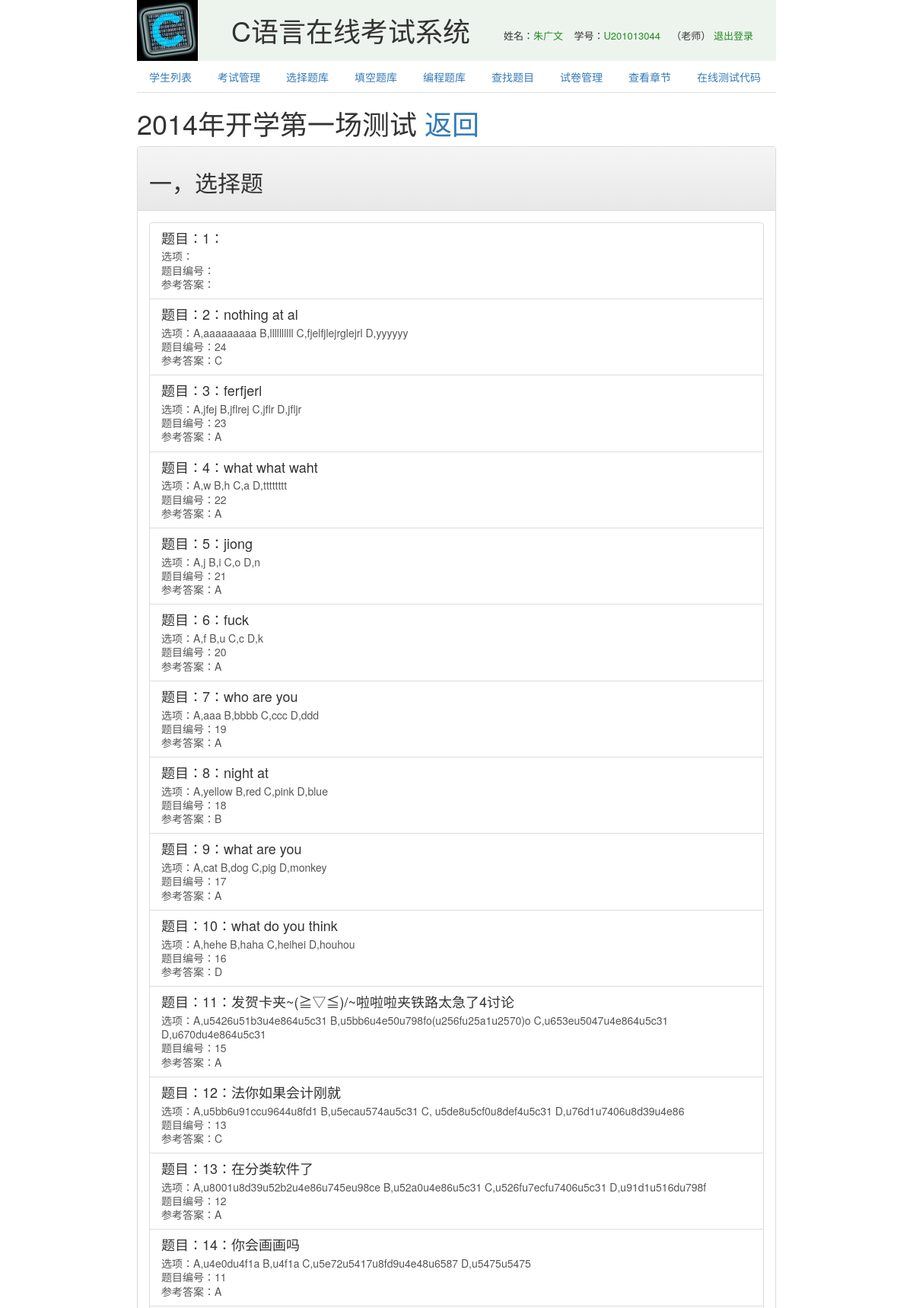
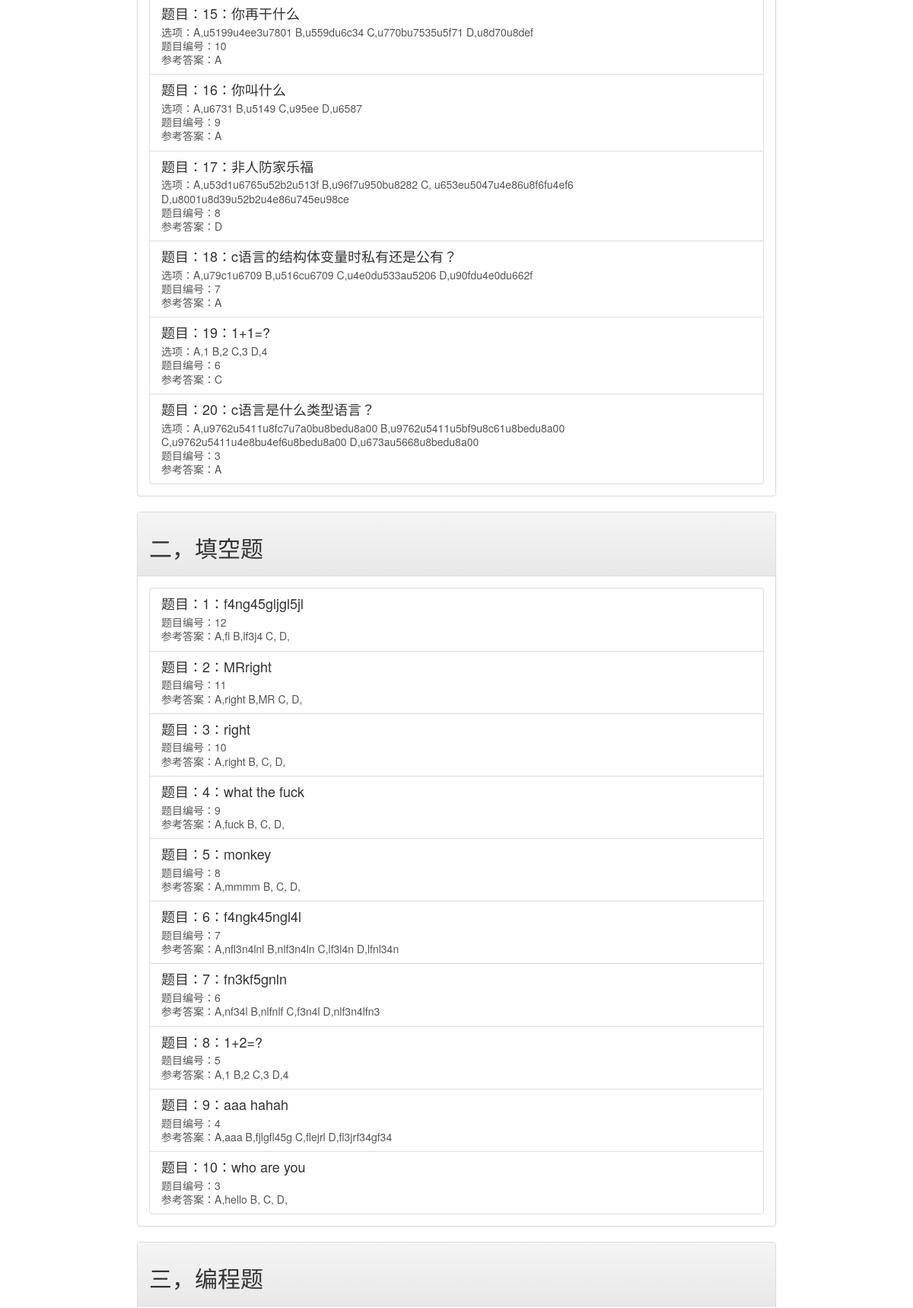
/view/paper.html.php?paper=3 (signed in, upper part), run on the app's committed database (2 pictures, top to bottom).
### tables this page shows
CREATE TABLE `paper` (
  `id` int(11) NOT NULL AUTO_INCREMENT,
  `user` int(11) NOT NULL,
  `name` varchar(100) NOT NULL,
  `difficulty` int(11) NOT NULL,
  `paper` varchar(500) NOT NULL,
  PRIMARY KEY (`id`)
);

CREATE TABLE `choose` (
  `id` int(11) NOT NULL AUTO_INCREMENT,
  `content` varchar(500) NOT NULL,
  `choice` varchar(500) NOT NULL,
  `answer` char(1) NOT NULL,
  `chapter` varchar(200) NOT NULL,
  `difficulty` int(11) NOT NULL,
  `tag` varchar(500) DEFAULT NULL,
  PRIMARY KEY (`id`)
);

CREATE TABLE `fill` (
  `id` int(11) NOT NULL AUTO_INCREMENT,
  `content` varchar(500) NOT NULL,
  `answer` varchar(500) NOT NULL,
  `chapter` varchar(100) NOT NULL,
  `difficulty` int(11) NOT NULL,
  `tag` varchar(500) DEFAULT NULL,
  PRIMARY KEY (`id`)
);

### lib/mysql.php (called while the page is built, shortened)
<?php
class Mysql{
    private static $instance = null;
    private $conn = null;
    public function __construct(){
        $this->conn = mysql_connect("127.0.0.1", "root", "");
    }
    public static function getDB(){
        if(self::$instance == NULL)  self::$instance = new Mysql();
        return self::$instance;
    }
    public function query($sql){
        $ret = array();
        $result = mysql_query($sql, $this->conn) or die("sql error".mysql_error());
        while($data = mysql_fetch_array($result, MYSQL_ASSOC)){
            array_push($ret, $data);
        }
        return $ret;
    }
}

### helper/paper.php (called while the page is built, shortened)
<?php
class Paper{
    public static function getPaper($paperModel){
        $content = json_decode($paperModel["paper"], true);
        $choose = Mysql::getDB()->query("select * from choose where id in ( ".$content["choose"]." )");
        $fill = Mysql::getDB()->query("select * from fill where id in ( ".$content["fill"]." )");
        $program = Mysql::getDB()->query("select * from program where id in ( ".$content["program"]." )");
        $answerChoose = array();
        $answerFill = array();
        $answerProgram = array();
        foreach($choose as $item) $answerChoose[$item["id"]+""] = $item;
        foreach($fill as $item) $answerFill[$item["id"]+""] = $item;
        foreach($program as $item) $answerProgram[$item["id"]+""] = $item;
        $chooseKey = explode(",",$content["choose"]);
        $fillKey = explode(",",$content["fill"]);
        $programKey = explode(",",$content["program"]);
        $paper = array( "choose"=>array(),"fill"=>array(),"program"=>array(),
            "name"=>$paperModel["name"], "user"=>$paperModel["user"], "difficulty"=>$paperModel["difficulty"]);
        foreach($chooseKey as $chooseId) array_push($paper["choose"], $answerChoose[$chooseId]);
        foreach($fillKey as $fillId) array_push($paper["fill"], $answerFill[$fillId]);
        foreach($programKey as $programId) array_push($paper["program"], $answerProgram[$programId]);
        return $paper;
    }
}

### view/paper.html.php (the view, shortened to what this page needs)
<?php
require_once("../helper/paper.php");
$paper = Mysql::getDB()->query("select * from paper where id = ".addslashes($_GET["paper"]));
count($paper) == 0 ? Uri::goBack("该页面不存在") : $paper = $paper[0];
$paper = Paper::getPaper($paper);
?>
<html>
<body>
<div style="width: 70%;margin: 0 auto;">
<?php include("header.html.php"); ?>
<p><h1><?=$paper["name"]?> <a href="<?=$_SERVER["HTTP_REFERER"]?>">返回</a></h1></p>
<div class="panel panel-default">
    <div class="panel-heading"><h2>一，选择题</h2></div>
    <div class="panel-body">
        <?php foreach($paper["choose"] as $index=>$item){ $choices = json_decode($item["choice"]); ?>
            <a class="list-group-item">
                <h4 class="list-group-item-heading">题目：<?=$index+1?>：<?=$item["content"]?></h4>
                <p class="list-group-item-text">选项：<?php foreach($choices as $key=>$value) echo $key.",".$value."   "; ?></p>
                <p class="list-group-item-text">题目编号：<?=$item["id"]?></p>
                <p class="list-group-item-text">参考答案：<?=$item["answer"]?></p>
            </a>
        <?php } ?>
    </div>
</div>
<div class="panel panel-default">
    <div class="panel-heading"><h2>二，填空题</h2></div>
    <div class="panel-body">
        <?php foreach($paper["fill"] as $index=>$item){ $choices = json_decode($item["answer"]); ?>
            <a class="list-group-item">
                <h4 class="list-group-item-heading">题目：<?=$index+1?>：<?=$item["content"]?></h4>
                <p class="list-group-item-text">题目编号：<?=$item["id"]?></p>
                <p class="list-group-item-text">参考答案：<?php foreach($choices as $key=>$value) echo $key.",".$value."   "; ?></p>
            </a>
        <?php } ?>
    </div>
</div>
<div class="panel panel-default">
    <div class="panel-heading"><h2>三，编程题</h2></div>
</div>
</div>
</body>
</html>

### data on the page
paper: name "2014年开学第一场测试"
choose: content "nothing at al", key "A", value "aaaaaaaaa", key "B", value "llllllllll", key "C", value "fjelfjlejrglejrl", key "D", value "yyyyyy", id "24", answer "C"
choose: content "ferfjerl", key "A", value "jfej", key "B", value "jflrej", key "C", value "jflr", key "D", value "jfljr", id "23", answer "A"
choose: content "what what waht", key "A", value "w", key "B", value "h", key "C", value "a", key "D", value "tttttttt", id "22", answer "A"
choose: content "jiong", key "A", value "j", key "B", value "i", key "C", value "o", key "D", value "n", id "21", answer "A"
choose: content "fuck", key "A", value "f", key "B", value "u", key "C", value "c", key "D", value "k", id "20", answer "A"
choose: content "who are you", key "A", value "aaa", key "B", value "bbbb", key "C", value "ccc", key "D", value "ddd", id "19", answer "A"
choose: content "night at", key "A", value "yellow", key "B", value "red", key "C", value "pink", key "D", value "blue", id "18", answer "B"
choose: content "what are you", key "A", value "cat", key "B", value "dog", key "C", value "pig", key "D", value "monkey", id "17", answer "A"
choose: content "what do you think", key "A", value "hehe", key "B", value "haha", key "C", value "heihei", key "D", value "houhou", id "16", answer "D"
choose: content "发贺卡夹~(≧▽≦)/~啦啦啦夹铁路太急了4讨论", key "A", value "u5426u51b3u4e864u5c31", key "B", value "u5bb6u4e50u798fo(u256fu25a1u2570)o", key "C", value "u653eu5047u4e864u5c31", key "D", value "u670du4e864u5c31", id "15", answer "A"
choose: content "法你如果会计刚就", key "A", value "u5bb6u91ccu9644u8fd1", key "B", value "u5ecau574au5c31", key "C", value "u5de8u5cf0u8def4u5c31", key "D", value "u76d1u7406u8d39u4e86", id "13", answer "C"
choose: content "在分类软件了", key "A", value "u8001u8d39u52b2u4e86u745eu98ce", key "B", value "u52a0u4e86u5c31", key "C", value "u526fu7ecfu7406u5c31", key "D", value "u91d1u516du798f", id "12", answer "A"
choose: content "你会画画吗", key "A", value "u4e0du4f1a", key "B", value "u4f1a", key "C", value "u5e72u5417u8fd9u4e48u6587", key "D", value "u5475u5475", id "11", answer "A"
choose: content "你再干什么", key "A", value "u5199u4ee3u7801", key "B", value "u559du6c34", key "C", value "u770bu7535u5f71", key "D", value "u8d70u8def", id "10", answer "A"
choose: content "你叫什么", key "A", value "u6731", key "B", value "u5149", key "C", value "u95ee", key "D", value "u6587", id "9", answer "A"
choose: content "非人防家乐福", key "A", value "u53d1u6765u52b2u513f", key "B", value "u96f7u950bu8282", key "C", value "u653eu5047u4e86u8f6fu4ef6", key "D", value "u8001u8d39u52b2u4e86u745eu98ce", id "8", answer "D"
choose: content "c语言的结构体变量时私有还是公有？", key "A", value "u79c1u6709", key "B", value "u516cu6709", key "C", value "u4e0du533au5206", key "D", value "u90fdu4e0du662f", id "7", answer "A"
choose: content "1+1=?", key "A", value "1", key "B", value "2", key "C", value "3", key "D", value "4", id "6", answer "C"
choose: content "c语言是什么类型语言？", key "A", value "u9762u5411u8fc7u7a0bu8bedu8a00", key "B", value "u9762u5411u5bf9u8c61u8bedu8a00", key "C", value "u9762u5411u4e8bu4ef6u8bedu8a00", key "D", value "u673au5668u8bedu8a00", id "3", answer "A"
fill: content "f4ng45gljgl5jl", id "12", key "A", value "fl", key "B", value "lf3j4", key "C", key "D"
fill: content "MRright", id "11", key "A", value "right", key "B", value "MR", key "C", key "D"
fill: content "right", id "10", key "A", value "right", key "B", key "C", key "D"
fill: content "what the fuck", id "9", key "A", value "fuck", key "B", key "C", key "D"
fill: content "monkey", id "8", key "A", value "mmmm", key "B", key "C", key "D"
fill: content "f4ngk45ngl4l", id "7", key "A", value "nfl3n4lnl", key "B", value "nlf3n4ln", key "C", value "lf3l4n", key "D", value "lfnl34n"
fill: content "fn3kf5gnln", id "6", key "A", value "nf34l", key "B", value "nlfnlf", key "C", value "f3n4l", key "D", value "nlf3n4lfn3"
fill: content "1+2=?", id "5", key "A", value "1", key "B", value "2", key "C", value "3", key "D", value "4"
fill: content "aaa hahah", id "4", key "A", value "aaa", key "B", value "fjlgfl45g", key "C", value "flejrl", key "D", value "fl3jrf34gf34"
fill: content "who are you", id "3", key "A", value "hello", key "B", key "C", key "D"

### other printed values
$_SESSION["name"] "朱广文"
$_SESSION["num"] "U201013044"
